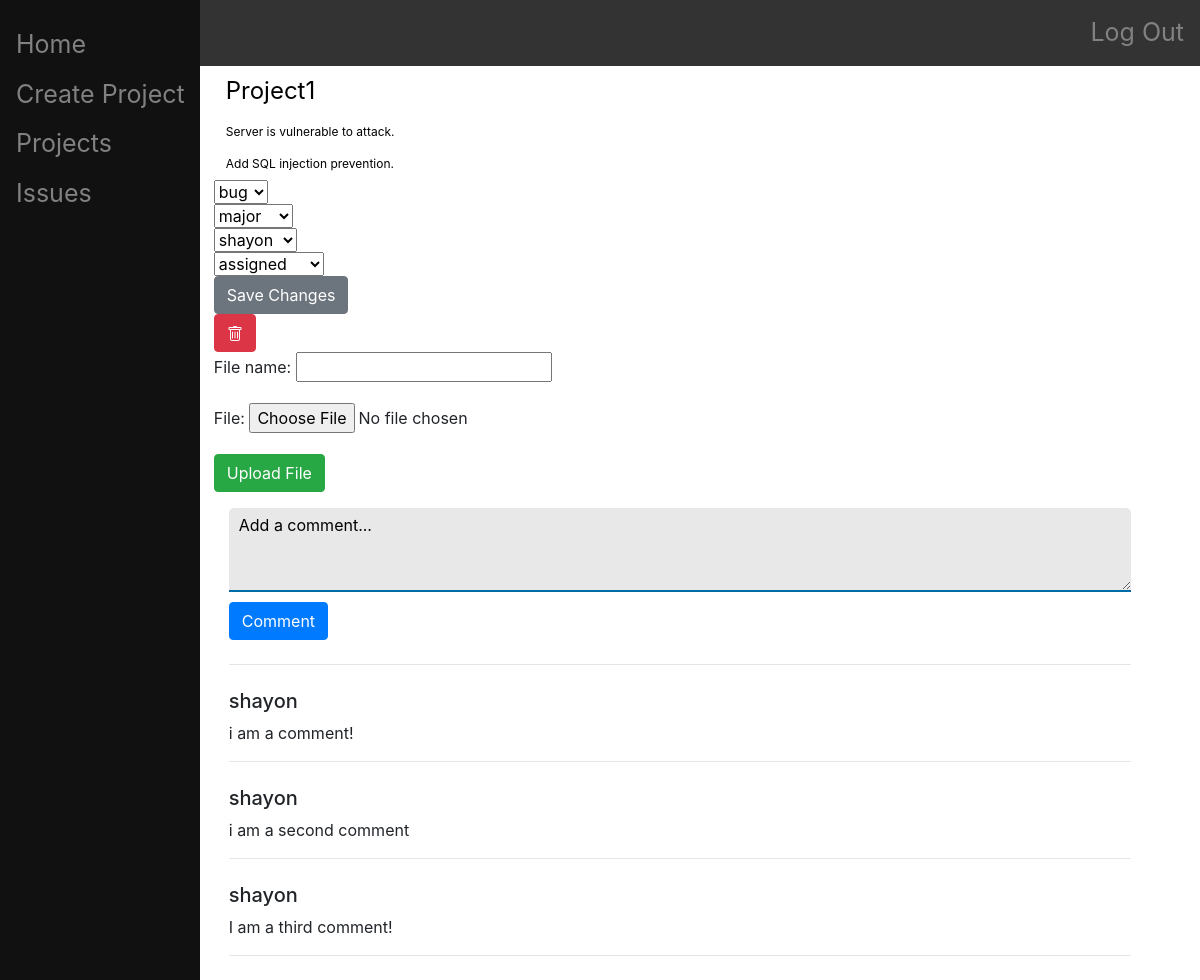
The page /project/5/issue/5/ on the database as committed earlier.
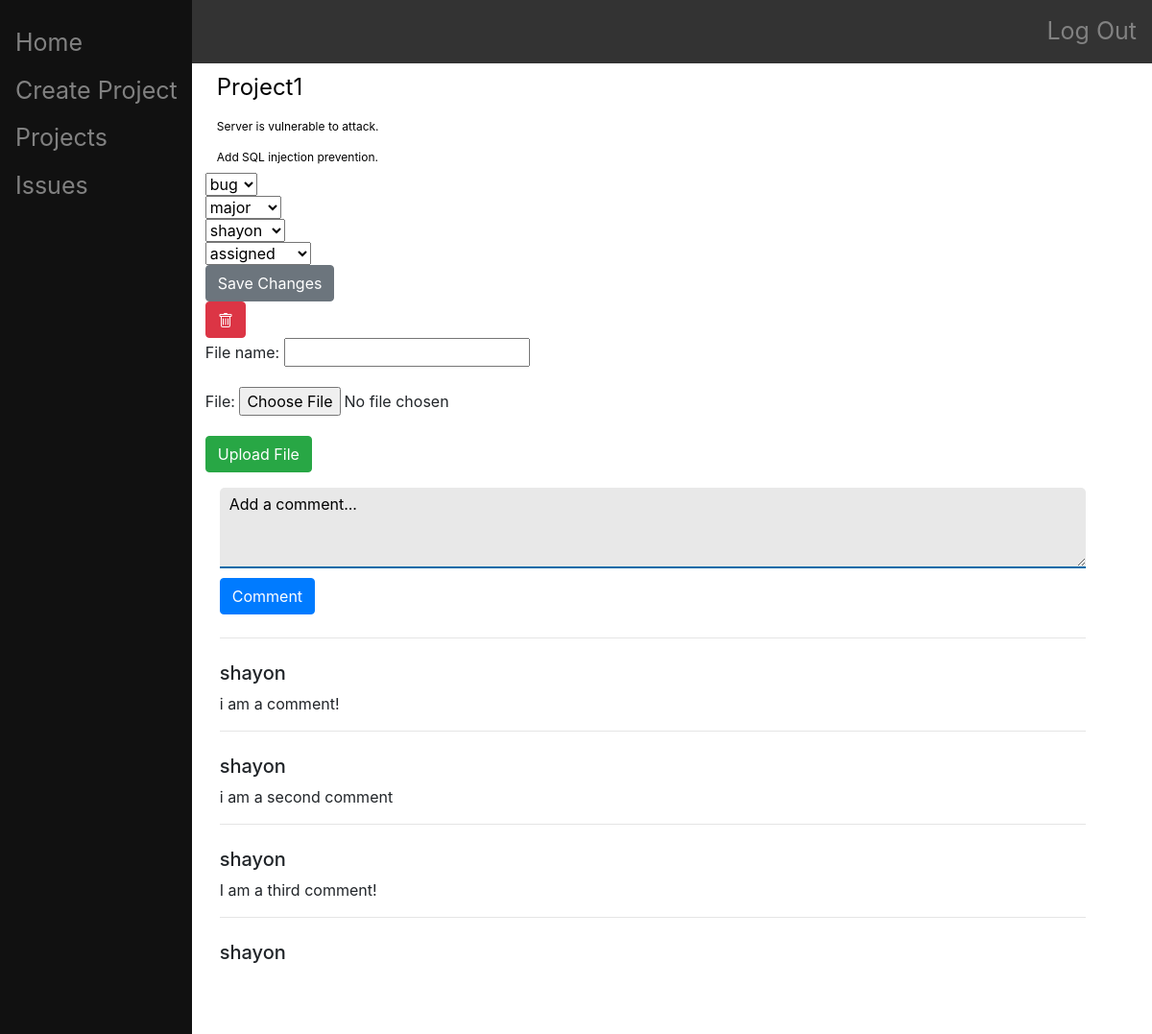
The same page on the database as committed later.
### main/models.py (models this page shows, shortened)
class Comment(models.Model):
    issue = models.ForeignKey(Issue, on_delete=models.CASCADE, related_name="comments")
    author = models.ForeignKey(User, on_delete=models.CASCADE)
    content = models.TextField()

### main/views.py (the view, shortened to what this page needs)
# urls.py: path("project/<int:id>/issue/<int:issue_id>/", views.issue_index, name="issue_index"),
def issue_index(response, id, issue_id):
    authenticate(response)
    for root, dirs, files in os.walk("."):
        for filename in files:
            pass
    for file in File.objects.all():
        pass
    issue = Issue.objects.get(id=issue_id)
    cf = CommentForm()
    f = FileForm()
    if issue:
        types = ["task", "bug"]
        priorities = ["minor", "major", "blocker"]
        statuses = ["assigned", "in-progress", "resolved"]
        return render(response, "main/issue-index.html", {"issue":issue,
            'comment_form':cf, 'file_form':f, 'all_files':File.objects.all(), "types":types, "priorities":priorities, "statuses":statuses})
    return render(response, "main/home.html", {})

### main/forms.py
class CommentForm(forms.ModelForm):
    content = forms.CharField(label="", widget=forms.Textarea(
        attrs ={
            'class':'form-control',
            'placeholder':'Add a comment...',
            'rows':3,
            'cols':50
        }))
    class Meta:
        model = Comment
        fields = ['content']

class FileForm(forms.ModelForm):
    class Meta:
        model = File
        fields = {'file', 'file_name'}

### main/views.py (called while the page is built)
def authenticate(response):
    if not response.user.is_authenticated:
        return HttpResponseRedirect("/login/")

### main/templates/main/issue-index.html (shortened to what this page needs)
{% extends "main/base.html" %}
{% load crispy_forms_tags %}
{% block content %}
    <form method="post" action="" class="form-group">
        <div class="form-group">
            <input type="text" name="name" style="font-size:2vw" novalidate class="form-control" id="exampleProjectName1" aria-describedby="nameHelp" placeholder="{{issue.project.name}}">
            <input type="text" name="summary" style="font-size:1vw" novalidate class="form-control" id="exampleIssueSummary1" aria-describedby="summaryHelp" placeholder="{{issue.summary}}">
            <input type="text" name="description" style="font-size:1vw" novalidate class="form-control" id="exampleIssueDescription1" aria-describedby="descriptionHelp" placeholder="{{issue.description}}">
            <select name="type" class="selectpicker">
                {% for type in types  %}
                    {% if type == issue.type %}
                        <option name="{{type}}" selected>{{type}}</option>
                    {% else %}
                        <option name="{{type}}">{{type}}</option>
                    {% endif %}
                {% endfor %}
            </select>
            <br>
            <select name="priority" class="selectpicker">
                {% if issue.priority == "minor" %}
                    <option name="minor" selected>minor</option>
                    <option name="major">major</option>
                    <option name="blocker">blocker</option>
                {% elif issue.priority == "major" %}
                    <option name="major" selected>major</option>
                {% else %}
                    <option name="minor">minor</option>
                    <option name="major">major</option>
                    <option name="blocker" selected>blocker</option>
                {% endif %}
            </select>
            <br>
            <select class="selectpicker" name="assignee" data-live-search="true">
                {% for member in issue.project.members %}
                    {% if member == issue.assignee.username %}
                        <option name="{{member.username}}" selected>{{member}}</option>
                    {% else %}
                        <option name="{{member.username}}">{{member}}</option>
                    {% endif %}
                {% endfor %}
            </select>
            <br>
            <select class="selectpicker" name="status">
                {% for status in statuses %}
                    {% if status == issue.status %}
                        <option name="{{status}}" selected>{{status}}</option>
                    {% else %}
                        <option name="{{status}}">{{status}}</option>
                    {% endif %}
                {% endfor %}
            </select>
            <br>
            <button type="submit", name="save-changes", value="save-changes", class="btn btn-secondary">Save Changes</button>
    </form>
    <form method="POST">
        <button type="submit" name="delete" value="delete" onclick="return confirm('Are you sure you want to delete this issue?')" class="btn btn-danger">
        </button>
    </form>
    <form method="POST" enctype="multipart/form-data">
        {{ file_form.as_p }}
        <button type="submit", name="upload", value="upload", class="btn btn-success">Upload File</button>
    </form>
    <div class="container">
        <form method="POST">
            {{comment_form.as_p}}
            <button type="submit", name="comment", value="save", class="btn btn-primary">Comment</button>
        </form>
        <br>
        <hr class="mt-0 mb-4">
        <div>
            {% for comment in issue.comments.all %}
              <h5>{{comment.author.username}}</h5>
              <p>{{comment.content}}</p>
              <hr class="mt-0 mb-4">
            {% endfor %}
        </div>
    </div>
{% endblock %}

Rows that differ between the two databases and show on the page:
added Comment: author.username "shayon"
